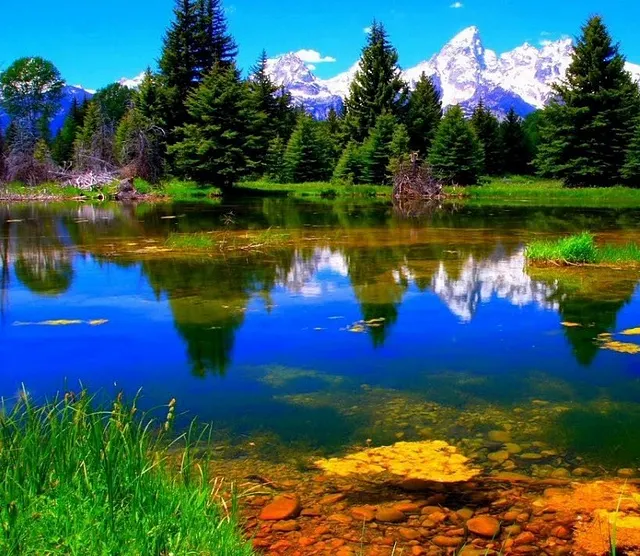
#> input picture data/img1.png, 640 x 556 px; its folder holds only this picture in this run
$ python -i visualization.py   (imports and definitions only)
#> lines starting #> are read from the running program, lines starting #| are printed output that depends on the picture
#> further down, picture is the input picture: shape (556, 640, 3); mean B, G, R 87.9, 94.4, 61.9
"""Figuras didáticas geradas a partir de uma execução do pipeline.

Cores (BGR) alinhadas à interface: verde e vermelho só têm significado
(inlier e outlier), o cobalto marca a imagem 2 e o papel é o fundo.
"""

from __future__ import annotations

import cv2
import numpy as np

INLIER_COLOR = (74, 163, 22)     # #16a34a
OUTLIER_COLOR = (38, 38, 220)    # #dc2626
POINT_COLOR = (36, 165, 245)     # #f5a524, âmbar: visível sobre céu, água e neve
FRAME1_COLOR = (247, 251, 253)   # #fdfbf7, papel
FRAME2_COLOR = (216, 78, 29)     # #1d4ed8, cobalto
PAPER = np.array([238, 244, 247], np.float32)   # #f7f4ee
INK1 = np.array([47, 53, 58], np.float32)       # #3a352f, grafite quente
INK2 = np.array([216, 78, 29], np.float32)      # #1d4ed8, cobalto


# [64 lines left out: functions draw_keypoints, draw_matches, overlap_outline, outline_many, not called in this run]


def scale_space_figure(image: np.ndarray, sigma: float = 1.6, s: int = 3, tile_width: int = 320) -> np.ndarray:
    """Primeira oitava do espaço-escala: L(x, y, σ·kⁱ) em cima e D = L(kσ) − L(σ) embaixo.

    A DoG é mostrada com cinza médio = 0, claro = positivo e escuro = negativo.
    """
#> called with sigma = 1.6, s = 3, tile_width = 320
    gray = cv2.cvtColor(image, cv2.COLOR_BGR2GRAY) if image.ndim == 3 else image
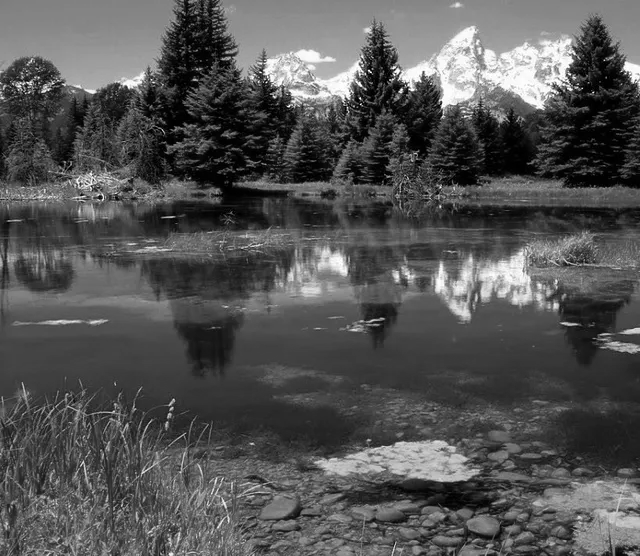
#> gray: shape (556, 640); min 0, max 255, mean 83.9
    scale = tile_width / gray.shape[1]
#> scale = 0.5
    gray = cv2.resize(gray, None, fx=scale, fy=scale, interpolation=cv2.INTER_AREA).astype(np.float32) / 255
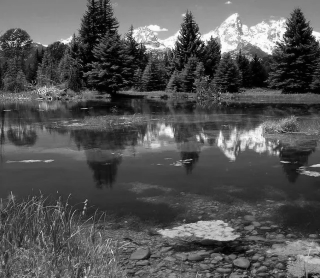
#> gray: shape (278, 320) float32; min 0, max 1, mean 0.33
    k = 2 ** (1 / s)
    levels = [cv2.GaussianBlur(gray, (0, 0), sigma * k ** i) for i in range(4)]
#> levels = 4 items
    dogs = [levels[i + 1] - levels[i] for i in range(3)]
#> dogs = 3 items
    lim = max(float(np.abs(d).max()) for d in dogs) * 0.6 + 1e-6
#> lim = 0.0417
    top = [np.clip(l * 255, 0, 255) for l in levels[:3]]
#> top = 3 items
    bottom = [np.clip(128 + d / lim * 127, 0, 255) for d in dogs]
#> bottom = 3 items
    gap = 6
    h, w = gray.shape
#> h = 278; w = 320
    out = np.full((2 * h + gap, 3 * w + 2 * gap), 255, np.float32)
    for row, tiles in enumerate((top, bottom)):
        for col, tile in enumerate(tiles):
            y, x = row * (h + gap), col * (w + gap)
            out[y:y + h, x:x + w] = tile
#> this loop made 2 passes
#> row on passes 1 to 2: 0, 1
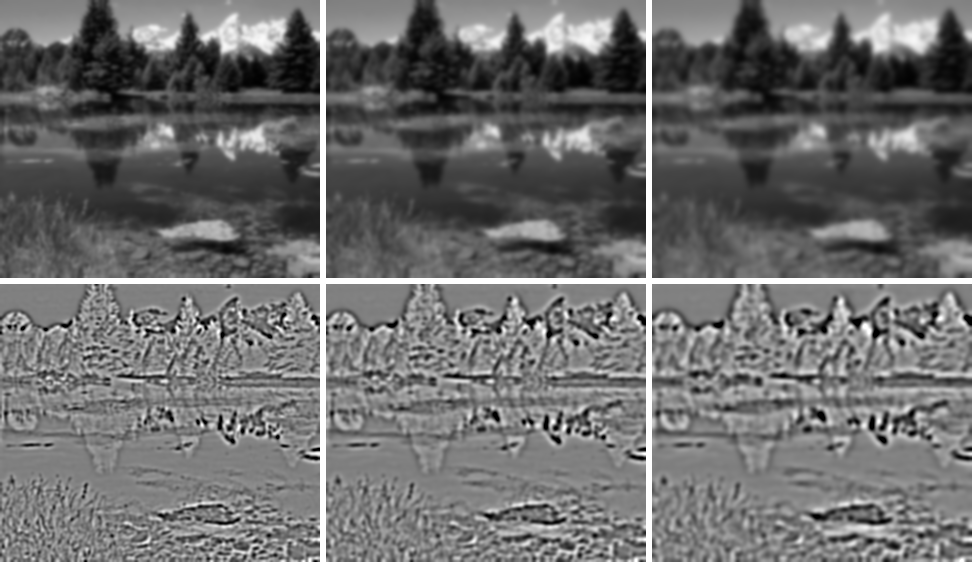
#> out: shape (562, 972) float32; min 0, max 255, mean 109.5
    out = out.astype(np.uint8)
    paper = tuple(int(v) for v in PAPER)
    color = cv2.cvtColor(out, cv2.COLOR_GRAY2BGR)
    # Os vãos entre os quadros ficam na cor do papel da interface.
    for col in (1, 2):
        color[:, col * (w + gap) - gap: col * (w + gap)] = paper
#> color: shape (562, 972, 3); mean B, G, R 108.8, 108.8, 108.9
    color[h:h + gap, :] = paper
#> color: shape (562, 972, 3); mean B, G, R 108.6, 108.7, 108.8
    return color


# [8 lines left out: function weights_figure, not called in this run]

>>> import cv2
>>> picture = cv2.imread('../data/img1.png')
>>> result = scale_space_figure(picture)

$ run again, on data/img2.png
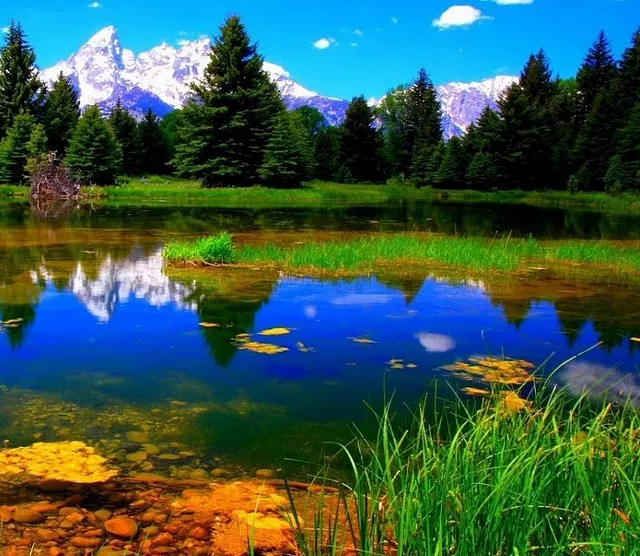
#> input picture data/img2.png, 640 x 556 px
#> picture is the input picture: shape (556, 640, 3); mean B, G, R 78.3, 90.2, 57.1
#> in scale_space_figure, `gray = cv2.resize(gray, None, fx=scale, fy=scale, interpolation=cv2.IN..`:
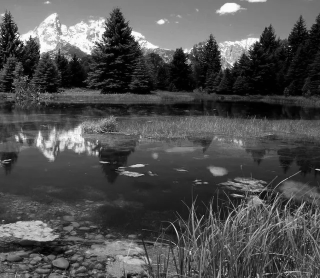
#> gray: shape (278, 320) float32; min 0, max 0.996, mean 0.31
#> levels = 4 items
#> dogs = 3 items
#> lim = 0.0426
#> top = 3 items
#> the loop in scale_space_figure, `for row, tiles in enumerate((top, bottom)):` made 2 passes
#> row on passes 1 to 2: 0, 1
#> after the loop in scale_space_figure, `for row, tiles in enumerate((top, bottom)):`:
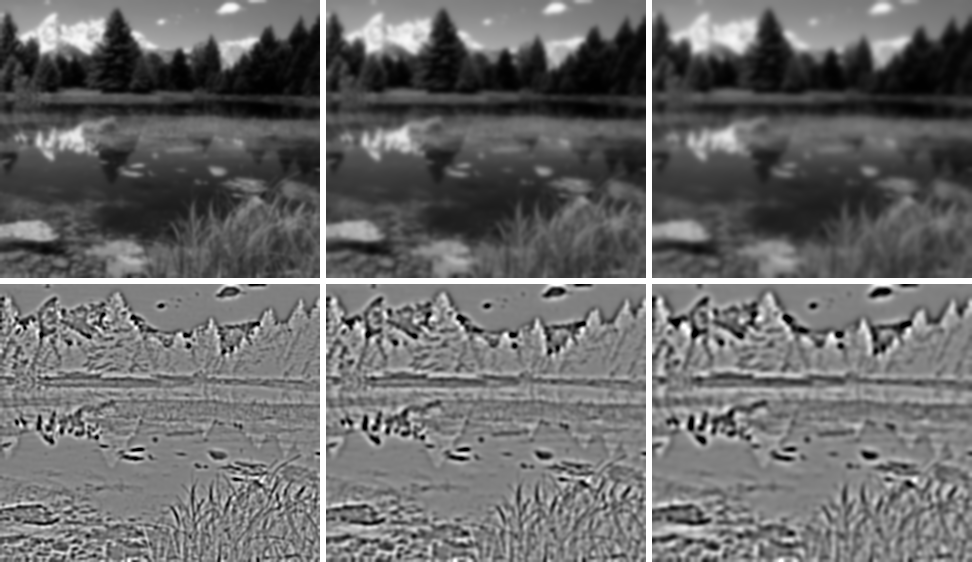
#> out: shape (562, 972) float32; min 0, max 255, mean 107
